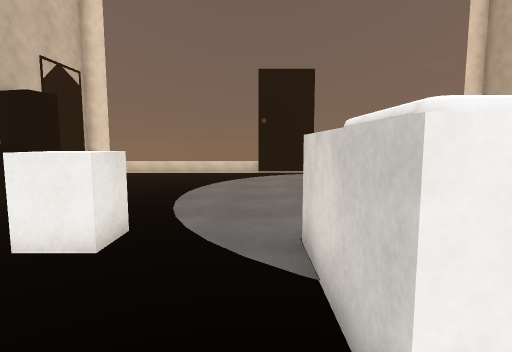
[1] (above)

18 first-person views from a walk through a 3-D level made in the Unity game engine. The camera is 1.5 m above the floor, tilts 6° down and sees 80° across. Doors are open. The floor is counted in squares, 1 m on a side. Each view is taken from the middle of a square. On the plan, view 1 faces up. The plan holds only what a view shows up to about 15 squares ahead; the rest is blank. The place goes on beyond the plan. The player character is not drawn. Some surface patterns are stand-ins.

[2]
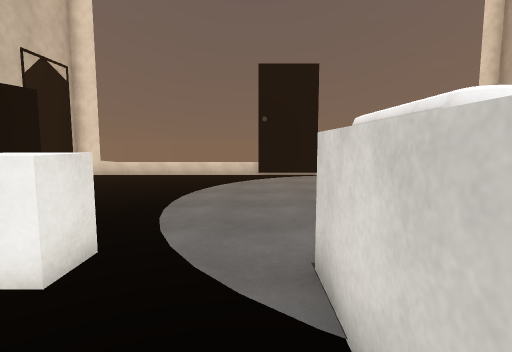

[3]
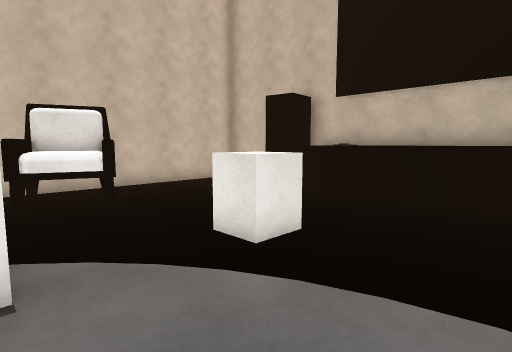

[4]
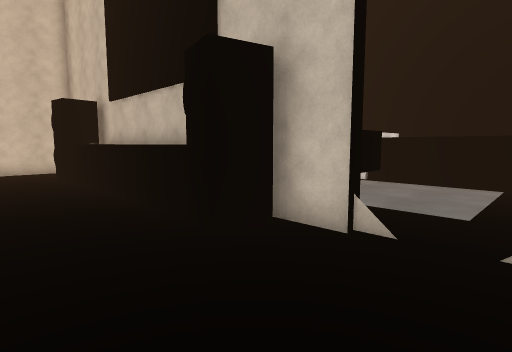

[5]
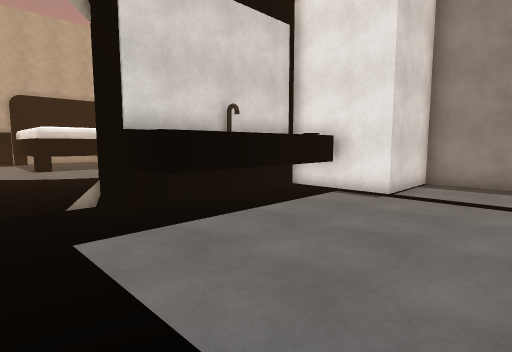

[6]
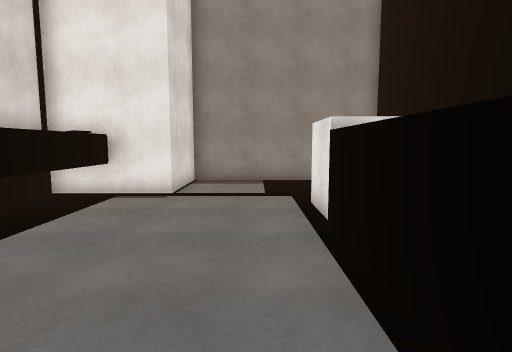

[7]
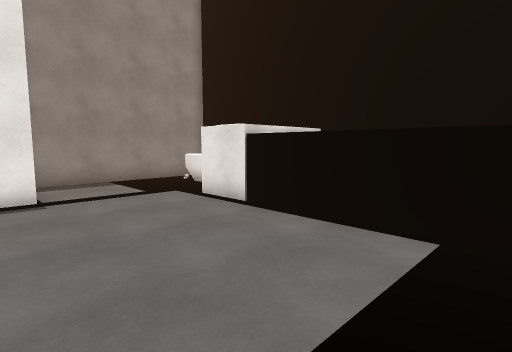

[8]
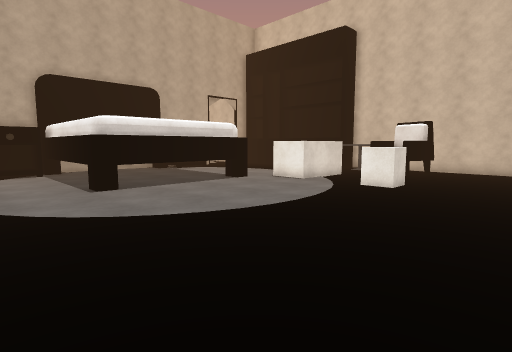

[9]
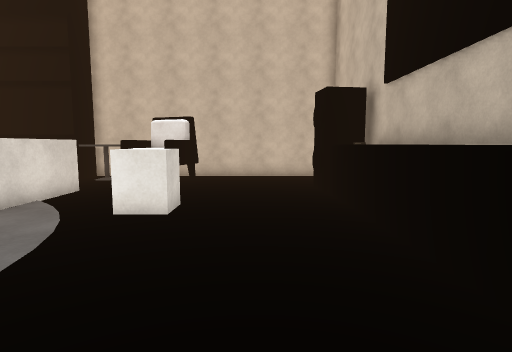

[10]
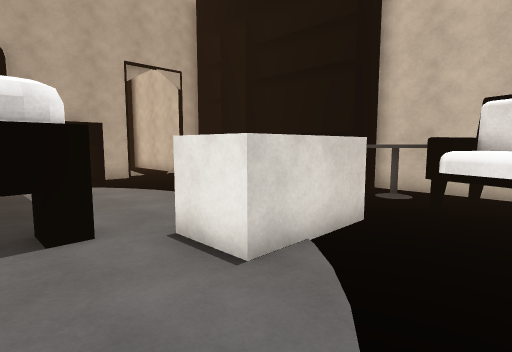

[11]
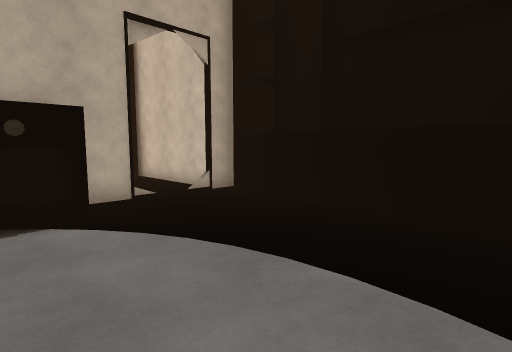

[12]
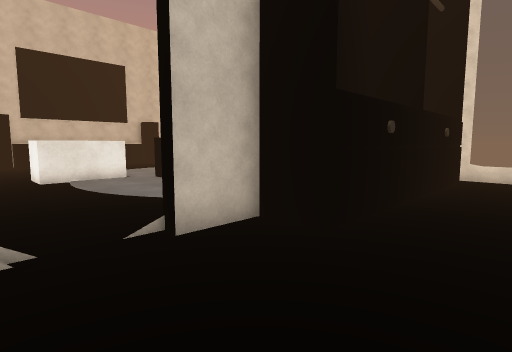

[13]
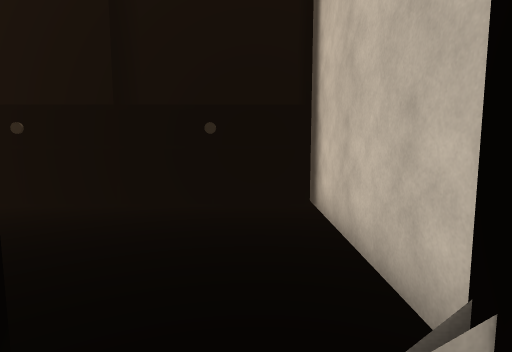

[14]
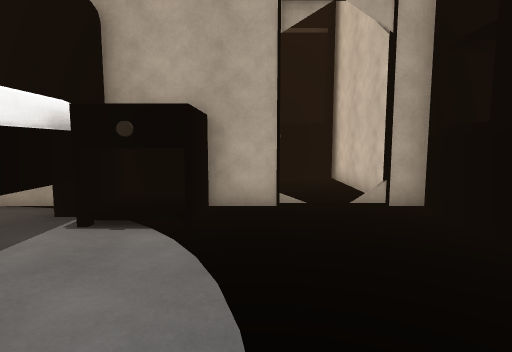

[15]
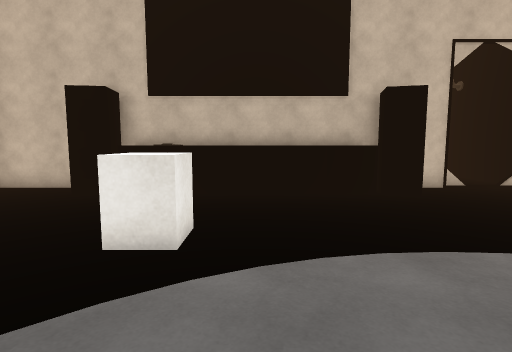

[16]
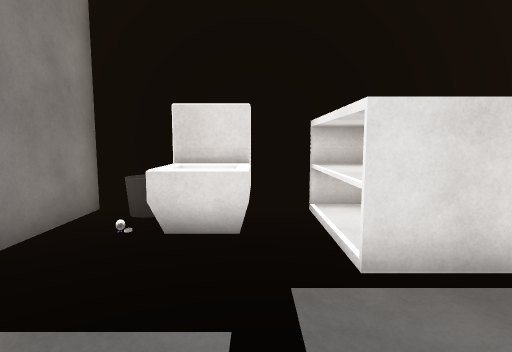

[17]
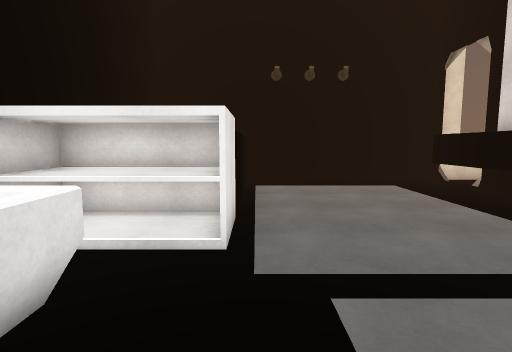

[18]
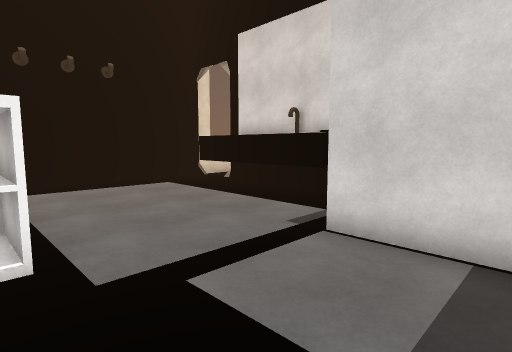

### Floor plan
Points are (right, up) in squares from view 1. A wall is a line through its corners. A room is listed if a view was taken in it or the views show most of it. See-through windows are left out.
Room 1 (views 1, 2, 3, 4, 5, 6, 7, 8, 9, 10, 15, 16, 17, 18)
walls: (-7.3, 10.1) (-7.3, 1.8); (-7, 11) (-7.2, 9.9) (-8.5, 10.2); (-10.7, 6.1) (-10.7, 12.2) (-8.8, 12.2); (-8.6, 12.9) (-8.6, -3.3) (2.5, -3.3) (2.5, -1.9); (-7.1, 1.6) (-7, 0.4); (-8.8, 15.5) (-16.4, 15.5); (3, 5.5) (3, 11.9) (10.8, 11.9); (0.1, 15.8) (-8.6, 15.8) (-8.6, 15.2); (2.4, 1.3) (0.7, 1.3) (0.7, 4.5) (2.4, 4.5); (0.5, -1.5) (0.8, -1.1); (3, 15.5) (0.1, 15.5); (-16.4, 14.8) (-16.4, 9.5); (-19.9, 7.2) (-19.9, 5.8); (-19.9, 4.1) (-19.9, 2.4) (-12.4, 2.4) (-12.4, 5.8) (-8.8, 5.8) (-8.8, 12.8); (9.4, 12) (9.4, 13.5)
ways out: opening at (2, -0.5) to room 2; opening at (2, 5) to room 2
objects: other object (-20, 7) to (-17, 9); other object (-19, 4) to (-18, 6); other object (-3, 4) to (-2, 5); other object (-2, -2) to (0, 0)
Room 2 (views 11, 13, 14)
walls: (9.4, 3.1) (9.4, 4.4); (3.8, 5.5) (3, 5.5); (2.4, 4.5) (2.4, 1.3); (2.5, -1.9) (11.1, -1.9); (11.4, 1.4) (11.4, 5.1); (11.4, -2.4) (11.4, -1)
low walls: (11.6, -1.2) (11.6, -0.8)
ways out: opening at (2, -0.5) to room 1; opening at (2, 5) to room 1; open door at (11.5, 0) to room 3
objects: other object (9, 4)
Room 3 (view 12)
walls: (17.2, 2.4) (17.2, 3.5); (11.6, 3.5) (11.6, 1.4); (13.4, 12.5) (13.4, 5.1); (14.8, 13.7) (13, 13.7); (17.2, -1.4) (17.2, -0.4); (11.9, -1.4) (18.1, -1.4)
ways out: open door at (11.5, 0) to room 2
objects: other object (17, 4) to (17, 7)

Positions as (right, up) in squares from view 1, and headings:
1: (0, 0), facing up
2: (0, 1), facing up
3: (1, 8), facing down-left
4: (-4, 15), facing down-left
5: (-16, 15), facing down-right
6: (-15, 15), facing down
7: (-11, 15), facing down-left
8: (-7, 15), facing down-right
9: (-5, 11), facing down
10: (-2, 7), facing down-right
11: (3, 5), facing down-right
12: (16, -1), facing up-left
13: (10, 0), facing right
14: (4, 2), facing right
15: (2, 6), facing left
16: (-13, 6), facing left
17: (-16, 3), facing up
18: (-17, 3), facing up-right
